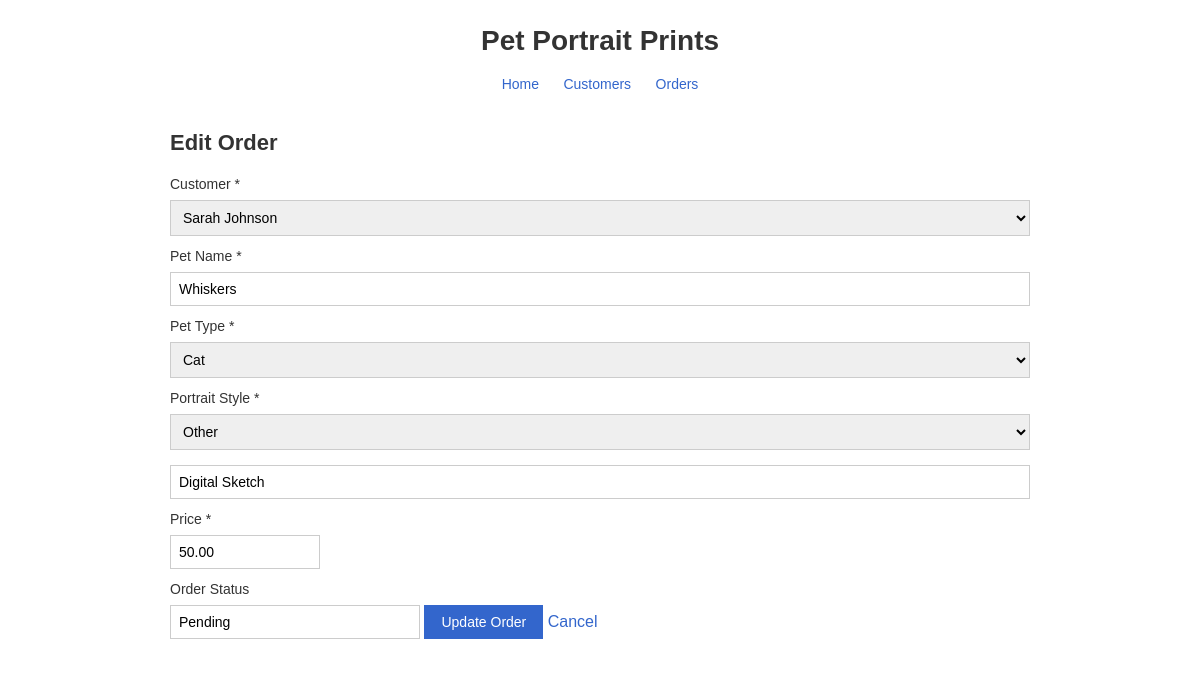
The page /orders/edit_order.php?id=2 on the database its author committed.
### tables this page shows
CREATE TABLE IF NOT EXISTS pet_portrait_orders (
    order_id       INT           NOT NULL AUTO_INCREMENT,
    customer_id    INT           NOT NULL,
    pet_name       VARCHAR(100)  NOT NULL,
    pet_type       VARCHAR(50)   NOT NULL,
    portrait_style VARCHAR(100)  NOT NULL,
    price          DECIMAL(10,2) NOT NULL,
    order_status   VARCHAR(30)   NOT NULL DEFAULT 'Pending',
    added_by       INT,
    updated_by     INT,
    created_at     TIMESTAMP     DEFAULT CURRENT_TIMESTAMP,
    updated_at     TIMESTAMP     DEFAULT CURRENT_TIMESTAMP ON UPDATE CURRENT_TIMESTAMP,
    PRIMARY KEY (order_id),
    CONSTRAINT fk_order_customer
        FOREIGN KEY (customer_id) REFERENCES customers(customer_id) ON DELETE CASCADE,
    CONSTRAINT fk_order_added_by
        FOREIGN KEY (added_by) REFERENCES users(user_id) ON DELETE SET NULL,
    CONSTRAINT fk_order_updated_by
        FOREIGN KEY (updated_by) REFERENCES users(user_id) ON DELETE SET NULL
);

### includes/db_connect.php (called while the page is built, shortened)
<?php
function escape($string)
{
    return htmlspecialchars($string ?? '', ENT_QUOTES, 'UTF-8');
}
?>

### orders/edit_order.php (the view, shortened to what this page needs)
<?php
require_once __DIR__ . '/../includes/db_connect.php';
$petTypes = ['Dog', 'Cat', 'Rabbit', 'Bird', 'Hamster', 'Guinea Pig', 'Horse', 'Reptile', 'Other'];
$portraitStyles = ['Watercolor', 'Cartoon', 'Pencil Sketch', 'Oil Painting', 'Pop Art', 'Minimalist', 'Royal/Renaissance', 'Other'];
$id = $_GET['id'] ?? 0;
$id = (int)$id;
$stmt = $pdo->prepare("SELECT * FROM pet_portrait_orders WHERE order_id = ?");
$stmt->execute([$id]);
$order = $stmt->fetch();
$custStmt = $pdo->query("SELECT * FROM customers ORDER BY customer_name");
$customers = $custStmt->fetchAll();
$savedPetType = $order['pet_type'];
$savedStyle = $order['portrait_style'];
$petTypeSelected = in_array($savedPetType, $petTypes) ? $savedPetType : 'Other';
$styleSelected = in_array($savedStyle, $portraitStyles) ? $savedStyle : 'Other';
$styleOtherValue = ($styleSelected === 'Other') ? $savedStyle : '';
?>
<?php require_once __DIR__ . '/../includes/header.php'; ?>
<h2>Edit Order</h2>
<form method="POST" action="edit_order.php?id=<?php echo escape($id); ?>">
    <label class="label" for="customer_id">Customer *</label>
    <select class="input" id="customer_id" name="customer_id" required>
        <?php
        foreach ($customers as $customer) {
            $selected = ($customer['customer_id'] == $order['customer_id']) ? 'selected' : '';
            echo '<option value="' . escape($customer['customer_id']) . '" ' . $selected . '>' . escape($customer['customer_name']) . '</option>';
        }
        ?>
    </select>
    <label class="label" for="pet_name">Pet Name *</label>
    <input class="input" type="text" id="pet_name" name="pet_name" value="<?php echo escape($order['pet_name']); ?>" required>
    <label class="label" for="pet_type">Pet Type *</label>
    <select class="input" id="pet_type" name="pet_type" required onchange="toggleOther(this, 'pet_type_other')">
        <?php foreach ($petTypes as $type): ?>
            <option value="<?php echo escape($type); ?>" <?php echo ($type === $petTypeSelected) ? 'selected' : ''; ?>><?php echo escape($type); ?></option>
        <?php endforeach; ?>
    </select>
    <label class="label" for="portrait_style">Portrait Style *</label>
    <select class="input" id="portrait_style" name="portrait_style" required onchange="toggleOther(this, 'portrait_style_other')">
        <?php foreach ($portraitStyles as $style): ?>
            <option value="<?php echo escape($style); ?>" <?php echo ($style === $styleSelected) ? 'selected' : ''; ?>><?php echo escape($style); ?></option>
        <?php endforeach; ?>
    </select>
    <input class="input" type="text" id="portrait_style_other" name="portrait_style_other" placeholder="Please specify" value="<?php echo escape($styleOtherValue); ?>" style="display:<?php echo $styleSelected === 'Other' ? 'block' : 'none'; ?>; margin-top:5px;">
    <label class="label" for="price">Price *</label>
    <input class="input input-small" type="number" id="price" name="price" step="0.01" min="0" value="<?php echo escape($order['price']); ?>" required>
    <label class="label" for="order_status">Order Status</label>
    <input class="input input-medium" type="text" id="order_status" name="order_status" value="<?php echo escape($order['order_status']); ?>">
    <input class="button" type="submit" value="Update Order">
    <a class="link" href="view_orders.php">Cancel</a>
</form>
<?php require_once __DIR__ . '/../includes/footer.php'; ?>

### css/style.css (style rules this page uses)
* { margin: 0; padding: 0; box-sizing: border-box; }
body { background-color: #FFFFFF; color: #333333; font-family: Arial, Helvetica, sans-serif; line-height: 1.5; }
h2 { font-size: 22px; margin-bottom: 15px; color: #333333; }
a.button, input[type="submit"], button { background-color: #3366CC; color: #FFFFFF; border: 1px solid #3366CC; padding: 8px 16px; font-size: 14px; cursor: pointer; text-decoration: none; display: inline-block; }
a.link { color: #3366CC; text-decoration: none; }
form { margin-bottom: 20px; }
.label { display: block; margin-bottom: 5px; font-size: 14px; }
.input { width: 100%; padding: 8px; border: 1px solid #CCCCCC; font-size: 14px; margin-bottom: 10px; }
.input-small { width: 150px; }
.input-medium { width: 250px; }

### rows shown on the page
pet_portrait_orders: pet_name "Whiskers", portrait_style_other "Digital Sketch", price "50.00", order_status "Pending"

### other values the page prints
form field customer_id "Sarah Johnson"
form field pet_type "Cat"
form field portrait_style "Other"
